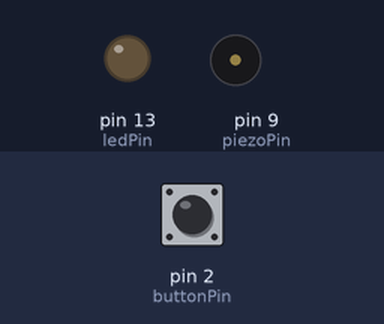
Simulated run of this sketch. Board: Arduino Uno, built with avr-gcc and run on an emulated ATmega328P. Shown: output pins drawn as LEDs (lit = HIGH), buzzer (waves = sounding). The test bench sets the inputs (shaded band); at power-on: pin 2 (buttonPin) LOW. What the sketch prints to the serial monitor is not drawn.

Above: at 1.2 s.
1.3 s: pin 2 (buttonPin) pulled HIGH for 0.15 s
At 2.2 s:
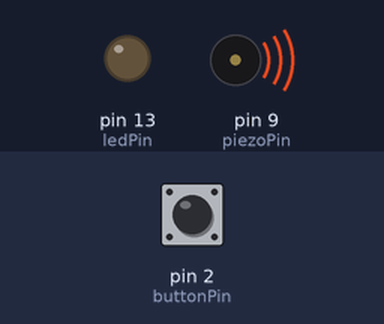
3.9 s: pin 2 (buttonPin) pulled HIGH for 1 s
At 4.7 s:
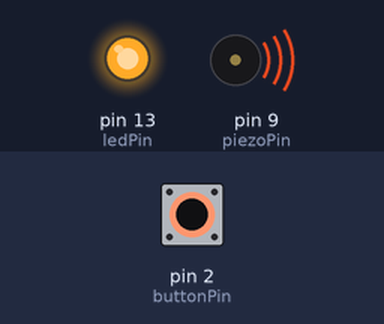
7.3 s: pin 2 (buttonPin) pulled HIGH for 3.2 s
At 12.0 s:
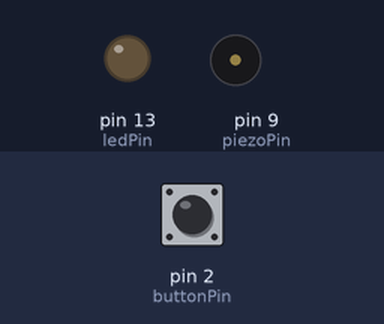
Timing chart, 0 to 13.5 s (numbered marks = the images above; inputs shaded):
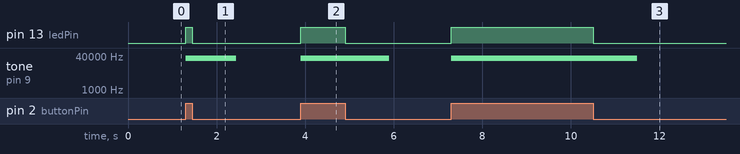

The sketch:

dengue_repelente1.ino
```cpp
int buttonPin = 2;
int buttonState = 0;
int ledPin = 13;
int piezoPin = 9;
int frequency = 31000; // 31kHz - contra mosquito dengue!

void setup(){
  pinMode(piezoPin, OUTPUT);
  pinMode(ledPin, OUTPUT);
  pinMode(buttonPin, INPUT);

  Serial.begin(9600);
}

void loop(){

  buttonState = digitalRead(buttonPin);

    if (buttonState == HIGH) {
    digitalWrite(ledPin, HIGH);
    tone(piezoPin, frequency, 1000);
    Serial.print(frequency);
  }
  else {
    digitalWrite(ledPin, LOW);
  }
}
```

Measured:
- after the input at 1.3 s, pin 13 (ledPin): LOW → HIGH at once, → LOW 0.15 s later; tone on pin 9 (piezoPin): silent → 31000 Hz at once, → silent 1.1 s later
- after the input at 3.9 s, pin 13 (ledPin): LOW → HIGH at once, → LOW 1.0 s later; tone on pin 9 (piezoPin): silent → 31000 Hz at once, → silent 2.0 s later
- after the input at 7.3 s, pin 13 (ledPin): LOW → HIGH at once, → LOW 3.2 s later; tone on pin 9 (piezoPin): silent → 31000 Hz at once, → silent 4.2 s later
